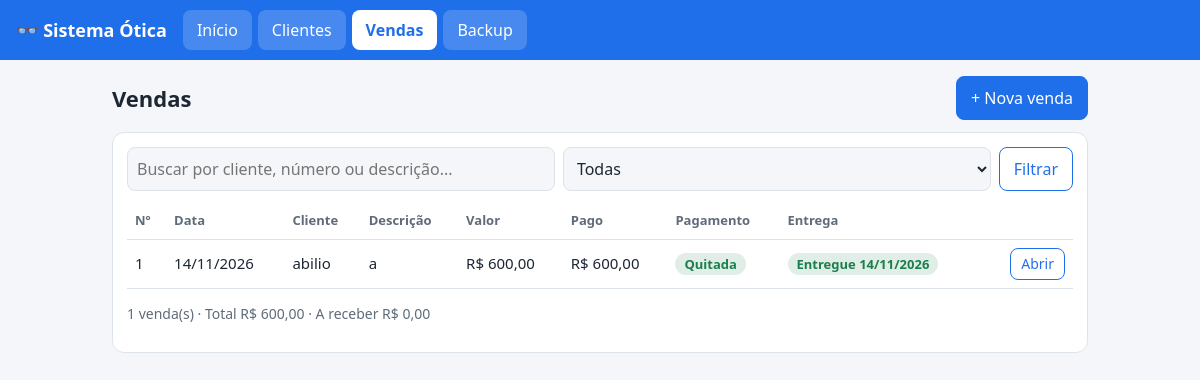
/vendas, run on the app's committed database.
### modelos.py (models this page shows, shortened)
class Base(DeclarativeBase):
    pass

class Venda(Base):
    __tablename__ = "vendas"
    id: Mapped[int] = mapped_column(primary_key=True)
    cliente_id: Mapped[int] = mapped_column(ForeignKey("clientes.id", ondelete="CASCADE"), index=True)
    descricao: Mapped[str] = mapped_column(String(200))
    valor: Mapped[int] = mapped_column(BigInteger)          # centavos
    data: Mapped[date] = mapped_column(default=util.hoje)
    entrega_prevista: Mapped[Optional[date]]
    entregue_em: Mapped[Optional[date]]
    cliente: Mapped[Cliente] = relationship(back_populates="vendas")
    pagamentos: Mapped[list["Pagamento"]] = relationship(
        back_populates="venda", cascade="all, delete-orphan",
        order_by="Pagamento.data, Pagamento.id")
    @property
    def pago(self):
        return sum(p.valor for p in self.pagamentos)
    @property
    def saldo(self):
        return max(0, self.valor - self.pago)
    @property
    def quitada(self):
        return self.saldo == 0

class Cliente(Base):
    __tablename__ = "clientes"
    id: Mapped[int] = mapped_column(primary_key=True)
    nome: Mapped[str] = mapped_column(String(120))
    cpf: Mapped[Optional[str]] = mapped_column(String(11), unique=True)
    telefone: Mapped[str] = mapped_column(String(30), default="")
    nascimento: Mapped[Optional[date]]
    endereco: Mapped[str] = mapped_column(String(200), default="")
    obs: Mapped[str] = mapped_column(Text, default="")
    criado_em: Mapped[date] = mapped_column(default=util.hoje)
    receitas: Mapped[list["Receita"]] = relationship(
        back_populates="cliente", cascade="all, delete-orphan",
        order_by="Receita.data.desc(), Receita.id.desc()")
    vendas: Mapped[list["Venda"]] = relationship(
        back_populates="cliente", cascade="all, delete-orphan",
        order_by="Venda.data.desc(), Venda.id.desc()")

class Pagamento(Base):
    __tablename__ = "pagamentos"
    id: Mapped[int] = mapped_column(primary_key=True)
    venda_id: Mapped[int] = mapped_column(ForeignKey("vendas.id", ondelete="CASCADE"), index=True)
    valor: Mapped[int] = mapped_column(BigInteger)          # centavos
    forma: Mapped[str] = mapped_column(String(30), default="Pix")
    data: Mapped[date] = mapped_column(default=util.hoje)
    venda: Mapped[Venda] = relationship(back_populates="pagamentos")

### rotas/vendas.py (the view)
@bp.get("/vendas")
def lista():
    q, status = util.norm(request.args.get("q", "")).strip(), request.args.get("status", "")
    todas = S.scalars(select(Venda).options(selectinload(Venda.pagamentos), selectinload(Venda.cliente))
                      .order_by(Venda.data.desc(), Venda.id.desc())).all()
    def bate(v):
        if q and not ((q.isdigit() and int(q) == v.id) or q in util.norm(v.cliente.nome) or q in util.norm(v.descricao)):
            return False
        return {"aberto": not v.quitada, "quitadas": v.quitada, "entrega": not v.entregue_em}.get(status, True)
    achadas = [v for v in todas if bate(v)]
    return render_template("vendas.html", vendas=achadas, q=request.args.get("q", ""), status=status,
                           total=sum(v.valor for v in achadas), a_receber=sum(v.saldo for v in achadas))

### banco.py (called while the page is built, shortened)
def backup_diario(manter=30):
    global _dia_do_backup
    if not SQLITE or _dia_do_backup == util.hoje():
        return

### seguranca.py (called while the page is built)
def senha() -> str:
    return os.getenv("OTICA_SENHA", "")

def _verificar():
    if request.method == "POST":
        enviado = request.form.get("csrf", "")
        if not hmac.compare_digest(session.get("csrf", ""), enviado):
            abort(400, "A página ficou aberta por muito tempo. Volte, recarregue e tente de novo.")
    if senha() and not session.get("logado") and request.endpoint not in LIVRES:
        return redirect(url_for("sistema.login", prox=request.path))

def iniciar(app):
    app.secret_key = _chave_secreta()
    app.config.update(
        SESSION_COOKIE_HTTPONLY=True,
        SESSION_COOKIE_SAMESITE="Lax",
        SESSION_COOKIE_SECURE=os.getenv("COOKIE_SEGURO") == "1",
        PERMANENT_SESSION_LIFETIME=timedelta(hours=12),
    )
    app.jinja_env.globals["csrf_token"] = token
    app.jinja_env.globals["com_senha"] = lambda: bool(senha())
    app.before_request(_verificar)

### util.py (called while the page is built)
def hoje() -> date:
    try:
        return datetime.now(ZoneInfo(os.getenv("FUSO", "America/Sao_Paulo"))).date()
    except Exception:
        return date.today()

def norm(texto) -> str:
    t = unicodedata.normalize("NFD", str(texto or "").lower())
    return "".join(c for c in t if unicodedata.category(c) != "Mn")

def brl(centavos) -> str:
    c = int(centavos or 0)
    reais = f"{abs(c) // 100:,}".replace(",", ".")
    return f"{'-' if c < 0 else ''}R$ {reais},{abs(c) % 100:02d}"

def dbr(d) -> str:
    return d.strftime("%d/%m/%Y") if d else ""

### templates/vendas.html (shortened to what this page needs)
{% extends 'base.html' %}
{% from '_macros.html' import status_venda, entrega %}
{% block conteudo %}
<div class="topo"><h1>Vendas</h1><a class="btn" href="{{ url_for('vendas.nova') }}">+ Nova venda</a></div>
<div class="card">
  <form class="barra" method="get">
    <input name="q" value="{{ q }}" placeholder="Buscar por cliente, número ou descrição..." aria-label="Buscar venda">
    <select name="status" aria-label="Filtrar">
      <option value="">Todas</option>
    </select>
    <button class="btn sec">Filtrar</button>
  </form>
  {% if vendas %}<div class="tw"><table>
    <tr><th>Nº</th><th>Data</th><th>Cliente</th><th>Descrição</th><th>Valor</th><th>Pago</th><th>Pagamento</th><th>Entrega</th><th></th></tr>
    {% for v in vendas %}<tr><td>{{ v.id }}</td><td>{{ v.data|dbr }}</td><td>{{ v.cliente.nome }}</td><td>{{ v.descricao }}</td>
      <td>{{ v.valor|brl }}</td><td>{{ v.pago|brl }}</td><td>{{ status_venda(v) }}</td><td>{{ entrega(v) }}</td>
      <td class="ac"><a class="btn sm sec" href="{{ url_for('vendas.ver', id=v.id) }}">Abrir</a></td></tr>{% endfor %}
  </table></div>
  <p class="mut">{{ vendas|length }} venda(s) · Total {{ total|brl }} · A receber {{ a_receber|brl }}</p>
  {% else %}<p class="vazio">Nenhuma venda encontrada.</p>{% endif %}
</div>
{% endblock %}

### templates/_macros.html (shortened to what this page needs)
{% macro status_venda(v) %}{% if v.quitada %}<span class="tag ok">Quitada</span>{% else %}<span class="tag ab">Em aberto {{ v.saldo|brl }}</span>{% endif %}{% endmacro %}
{% macro entrega(v) %}{% if v.entregue_em %}<span class="tag ok">Entregue {{ v.entregue_em|dbr }}</span>
{% elif v.atrasada %}<span class="tag ab">Atrasada ({{ v.entrega_prevista|dbr }})</span>
{% elif v.entrega_prevista %}<span class="tag av">Prevista {{ v.entrega_prevista|dbr }}</span>
{% else %}<span class="tag av">Sem previsão</span>{% endif %}{% endmacro %}

### static/estilo.css (style rules this page uses)
:root { --bg:#f4f6f9;--card:#fff;--tx:#1d2733;--mut:#5f6b79;--pri:#1f6feb;--on-pri:#fff;--bd:#dde3ea;--ok:#1a7f4b;--bad:#c0392b;--warn:#b86e00 }
* { box-sizing:border-box }
body { margin:0;font:16px/1.5 system-ui,"Segoe UI",Arial,sans-serif;background:var(--bg);color:var(--tx) }
a { color:var(--pri) }
h1 { font-size:22px;margin:0 0 12px }
.card { background:var(--card);border:1px solid var(--bd);border-radius:12px;padding:14px;margin-bottom:14px }
.stat span,.mut { color:var(--mut);font-size:14px }
.topo { display:flex;justify-content:space-between;align-items:center;gap:10px;flex-wrap:wrap;margin-bottom:12px }
.topo h1 { margin:0 }
input,select,textarea { width:100%;padding:9px;border:1px solid var(--bd);border-radius:8px;background:var(--bg);color:var(--tx);font:inherit }
.btn { display:inline-block;background:var(--pri);color:var(--on-pri);border:1px solid var(--pri);padding:9px 14px;border-radius:8px;cursor:pointer;font:inherit;text-decoration:none;min-height:40px }
.btn.sec { background:transparent;color:var(--pri) }
.btn.sm { padding:4px 10px;min-height:32px;font-size:14px }
.barra { display:flex;gap:8px;flex-wrap:wrap;align-items:flex-end;margin-bottom:12px }
.barra input,.barra select { flex:1;min-width:150px;width:auto }
.tw { overflow-x:auto }
table { width:100%;border-collapse:collapse;font-size:15px }
th,td { text-align:left;padding:8px;border-bottom:1px solid var(--bd);white-space:nowrap;vertical-align:middle }
th { color:var(--mut);font-weight:600;font-size:13px }
td.ac { text-align:right }
.tag { padding:2px 9px;border-radius:99px;font-size:13px;font-weight:600;white-space:nowrap }
.tag.ok { background:#1a7f4b22;color:var(--ok) }

### data on the page
Venda: id "1", data|dbr "14/11/2026", cliente.nome "abilio", descricao "a", valor|brl "R$ 600,00", pago|brl "R$ 600,00", shows "Quitada", entregue_em|dbr "14/11/2026"

### other printed values
{{ vendas|length }} "1"
{{ total|brl }} "R$ 600,00"
{{ a_receber|brl }} "R$ 0,00"
